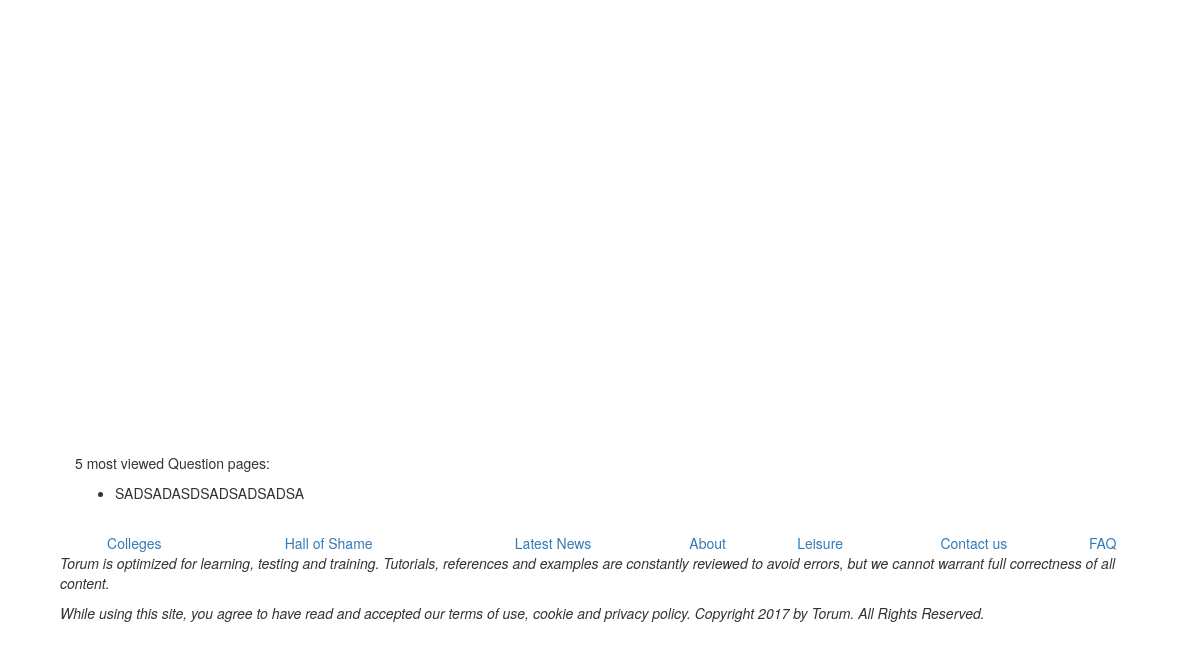
Before: /forum/ (lower part) with the older database file.
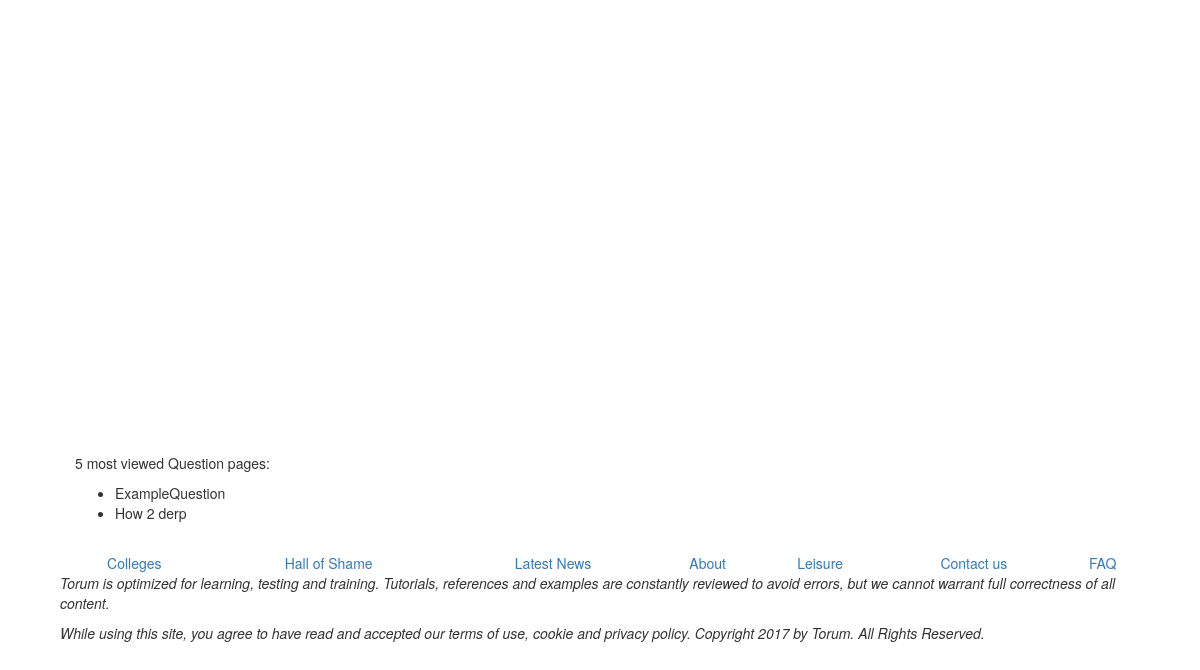
After: the same page with the newer database file.
### forum/models.py (models this page shows, shortened)
class QuestionPage(models.Model):
    module = models.ForeignKey(Module, null=True)
    max_length = 128
    id = models.IntegerField(unique=True, primary_key=True)
    title = models.CharField(max_length=max_length, unique=True, default='untitled')
    locked = models.BooleanField(default=False)
    views = models.IntegerField(default=0)
    slug = models.SlugField(unique=True, null=True)
    class Meta:
        verbose_name_plural = "QuestionPages"

### forum/views.py (the view)
def index(request):
    QuestionPage_list = QuestionPage.objects.order_by('views')[:5]
    context_dict = {'QuestionPages': QuestionPage_list}
    return render(request, 'forum/index.html', context_dict)

### templates/forum/index.html (shortened to what this page needs)
{% extends 'forum/base.html' %}
{% load staticfiles %}
{% block body_block %}
    <div class="container">
        <div class="row">
            <div class="link">
            </div>
        </div>
        <div>
            {% if QuestionPages %}
            <p>5 most viewed Question pages: </p>
            <ul>
                {% for questionPage in QuestionPages %}
                <li>{{ questionPage.title }}</li>
                {% endfor %}
            </ul>
            {% else %}
            <strong>There are no categories present.</strong>
            {% endif %}
        </div>
    </div>
{% endblock %}

### templates/forum/base.html (shortened to what this page needs)
<!DOCTYPE html>
{% load staticfiles %}
<html lang="en">
<head>
<link rel="stylesheet" href="https://maxcdn.bootstrapcdn.com/bootstrap/3.3.7/css/bootstrap.min.css">
    <link rel="stylesheet" type="text/css" href="{% static "css/base.css" %}">
</head>
<body style="
    padding: 60px;
">
<div id="body" class="body">
    {% block body_block %}{% endblock %}
</div>
<footer>
    <div id="footer-links" class="links">
        <a href="{% url 'colleges' %}">Colleges </a>
        <a href="{% url 'hallOfShame' %}">Hall of Shame </a>
        <a href="{% url 'latestNews' %}">Latest News </a>
        <a href="{% url 'about' %}">About </a>
        <a href="{% url 'leisure' %}">Leisure </a>
        <a href="{% url 'contact_us' %}">Contact us </a>
        <a href="{% url 'FAQ' %}"> FAQ </a>
    </div>
    <div id="footer-message">
        {% block footer_block %}
            <p><i>Torum is optimized for learning, testing and training. Tutorials, references and examples are
                constantly
                reviewed to avoid errors, but we cannot warrant full correctness of all content.</i></p>
            <i>While using this site, you agree to have read and accepted our terms of use, cookie and privacy
                policy.
                Copyright
                2017 by Torum. All Rights Reserved.</i>
        {% endblock %}
    </div>
</footer>
</body>
</html>

### static/css/base.css (style rules this page uses)
div.container { display: table; }
div.body { padding-top: 20px; }
div.links { display: table; width:100%; }
div.links a { display: table-cell; text-align: center; }
footer { padding-top: 20px; }
a { margin: 0 1em 0 0; }
.link { position:relative; margin: 0 0 20px 20px; float:right; clear:left; width: 120px; padding: 100%; top:10%; right:5%; }

Changed rows visible on the page:
removed QuestionPage: title "SADSADASDSADSADSADSA"
added QuestionPage: title "ExampleQuestion"
added QuestionPage: title "How 2 derp"
